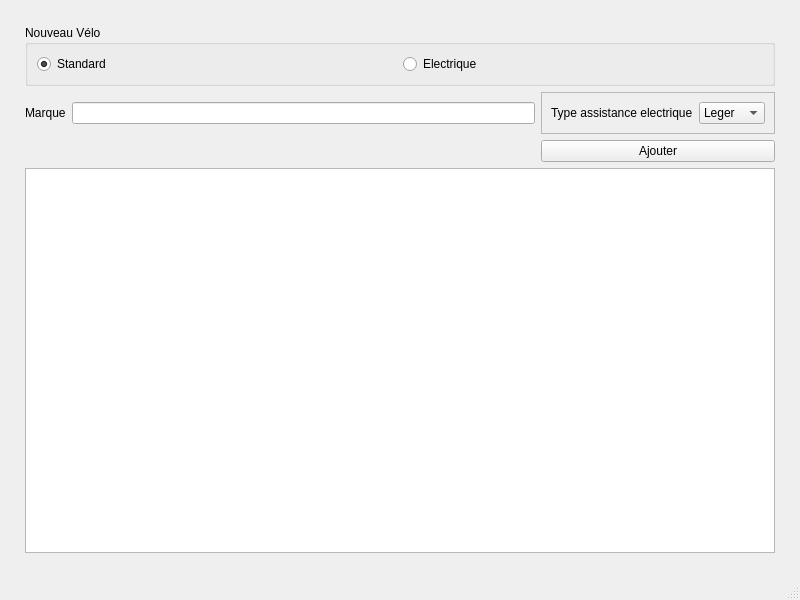
<?xml version="1.0" encoding="UTF-8"?>
<ui version="4.0">
 <class>MainWindow</class>
 <widget class="QMainWindow" name="MainWindow">
  <property name="geometry">
   <rect>
    <x>0</x>
    <y>0</y>
    <width>800</width>
    <height>600</height>
   </rect>
  </property>
  <property name="windowTitle">
   <string>MainWindow</string>
  </property>
  <widget class="QWidget" name="centralwidget">
   <layout class="QGridLayout" name="gridLayout">
    <property name="leftMargin">
     <number>25</number>
    </property>
    <property name="topMargin">
     <number>25</number>
    </property>
    <property name="rightMargin">
     <number>25</number>
    </property>
    <property name="bottomMargin">
     <number>25</number>
    </property>
    <item row="0" column="0" colspan="2">
     <widget class="QGroupBox" name="groupBox">
      <property name="title">
       <string>Nouveau Vélo</string>
      </property>
      <layout class="QVBoxLayout" name="verticalLayout">
       <item>
        <layout class="QHBoxLayout" name="horizontalLayout">
         <item>
          <widget class="QRadioButton" name="standardRadioButton">
           <property name="text">
            <string>Standard</string>
           </property>
           <property name="checked">
            <bool>true</bool>
           </property>
          </widget>
         </item>
         <item>
          <widget class="QRadioButton" name="electriqueRadioButton">
           <property name="text">
            <string>Electrique</string>
           </property>
           <property name="checked">
            <bool>false</bool>
           </property>
          </widget>
         </item>
        </layout>
       </item>
      </layout>
     </widget>
    </item>
    <item row="1" column="0">
     <layout class="QHBoxLayout" name="horizontalLayout_4">
      <item>
       <widget class="QLabel" name="label_2">
        <property name="text">
         <string>Marque</string>
        </property>
       </widget>
      </item>
      <item>
       <widget class="QLineEdit" name="marqueLineEdit"/>
      </item>
     </layout>
    </item>
    <item row="1" column="1">
     <widget class="QFrame" name="electriqueParamFrame">
      <property name="enabled">
       <bool>true</bool>
      </property>
      <property name="frameShape">
       <enum>QFrame::StyledPanel</enum>
      </property>
      <property name="frameShadow">
       <enum>QFrame::Raised</enum>
      </property>
      <layout class="QHBoxLayout" name="horizontalLayout_2">
       <item>
        <widget class="QLabel" name="label">
         <property name="text">
          <string>Type assistance electrique</string>
         </property>
        </widget>
       </item>
       <item>
        <widget class="QComboBox" name="electriqueComboBox">
         <item>
          <property name="text">
           <string>Leger</string>
          </property>
         </item>
         <item>
          <property name="text">
           <string>Moyen</string>
          </property>
         </item>
         <item>
          <property name="text">
           <string>Fort</string>
          </property>
         </item>
        </widget>
       </item>
      </layout>
     </widget>
    </item>
    <item row="2" column="1">
     <layout class="QHBoxLayout" name="horizontalLayout_3">
      <item>
       <widget class="QPushButton" name="addPushButton">
        <property name="text">
         <string>Ajouter</string>
        </property>
       </widget>
      </item>
     </layout>
    </item>
    <item row="3" column="0" colspan="2">
     <widget class="QListView" name="veloListView"/>
    </item>
   </layout>
  </widget>
  <widget class="QMenuBar" name="menubar">
   <property name="geometry">
    <rect>
     <x>0</x>
     <y>0</y>
     <width>800</width>
     <height>26</height>
    </rect>
   </property>
  </widget>
  <widget class="QStatusBar" name="statusbar"/>
 </widget>
 <resources/>
 <connections/>
</ui>
